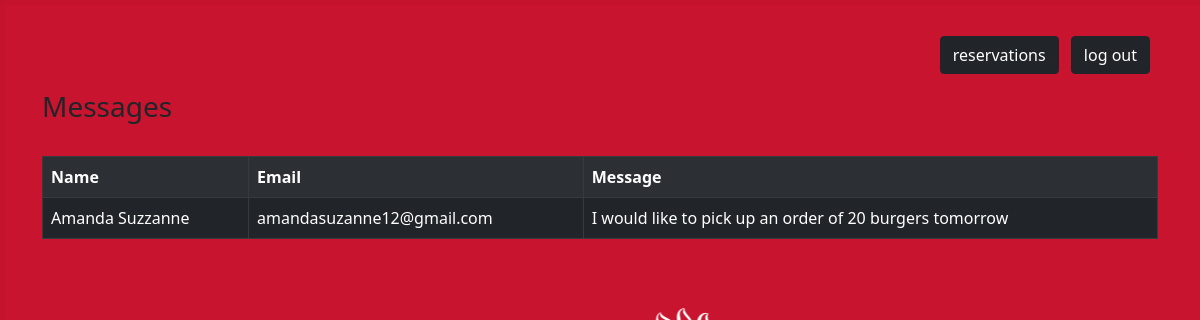
The app's page /messages.php (signed in) with its own data.
### tables this page shows
CREATE TABLE `message` (
  `message_id` int(11) NOT NULL,
  `name` varchar(20) NOT NULL,
  `email` varchar(30) NOT NULL,
  `message` text NOT NULL
);

### messages.php (the view, shortened to what this page needs)
<?php
   include('configuration.php');
?>
<!DOCTYPE html>
<html>
<head>
<link href="https://cdn.jsdelivr.net/npm/bootstrap@5.0.2/dist/css/bootstrap.min.css" rel="stylesheet">
</head>
<body>
<div class="container">
<div class="d-grid gap-2 d-md-flex justify-content-md-end">
<p>
<a href="reservations.php"><button class="btn btn-dark me-md-2">reservations</button><a>
<a href="mnglogout.php"><button class="btn btn-dark">log out</button><a>
</p>
</div>
<h3>Messages</h3>
<table class="table table-dark table-striped table-hover table-bordered">
<tr> <th>Name</th> <th>Email</th> <th>Message</th></tr>
<?php
	$str = '';
    $sql = "SELECT * FROM message";
    $result = mysqli_query($db,$sql);
    $count = mysqli_num_rows($result);
    if ($count<0) $str .= "<tr><td colspan='5'><span class='alert alert-danger'>No reservations found.</span></td></tr>";
    else
    while ($row = mysqli_fetch_array($result,MYSQLI_ASSOC))
    {
    $str .= "<tr>
    <td>".$row['name']."</td>
    <td>".$row['email']."</td>
    <td>".$row['message']."</td>
    </tr>";
    }
	echo $str;
?>
</table>
</div>
</body>
</html>

### messages.php (style rules this page uses)
body { background-image: url("photos/background.png"); background-color: crimson; }
.container { margin-top:3%; }

### records on screen
message: name "Amanda Suzzanne", email "amandasuzanne12@gmail.com", message "I would like to pick up an order of 20 burgers tomorrow"
